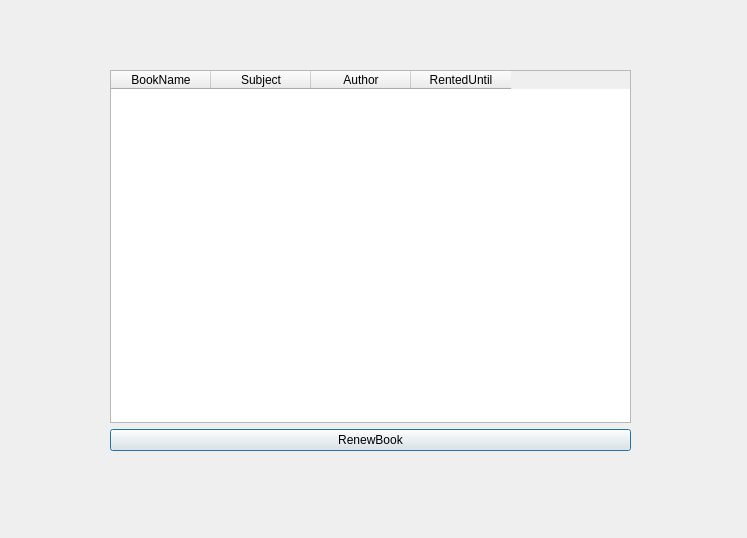
<?xml version="1.0" encoding="UTF-8"?>
<ui version="4.0">
 <class>Window_RenewBook</class>
 <widget class="QDialog" name="Window_RenewBook">
  <property name="geometry">
   <rect>
    <x>0</x>
    <y>0</y>
    <width>747</width>
    <height>538</height>
   </rect>
  </property>
  <property name="windowTitle">
   <string>Dialog</string>
  </property>
  <widget class="QWidget" name="">
   <property name="geometry">
    <rect>
     <x>110</x>
     <y>70</y>
     <width>521</width>
     <height>381</height>
    </rect>
   </property>
   <layout class="QVBoxLayout" name="verticalLayout">
    <item>
     <widget class="QTableWidget" name="tableWidget_RentedBooks">
      <column>
       <property name="text">
        <string>BookName</string>
       </property>
      </column>
      <column>
       <property name="text">
        <string>Subject</string>
       </property>
      </column>
      <column>
       <property name="text">
        <string>Author</string>
       </property>
      </column>
      <column>
       <property name="text">
        <string>RentedUntil</string>
       </property>
      </column>
     </widget>
    </item>
    <item>
     <widget class="QPushButton" name="pushButton_RenewBook">
      <property name="text">
       <string>RenewBook</string>
      </property>
     </widget>
    </item>
   </layout>
  </widget>
 </widget>
 <resources/>
 <connections/>
</ui>
